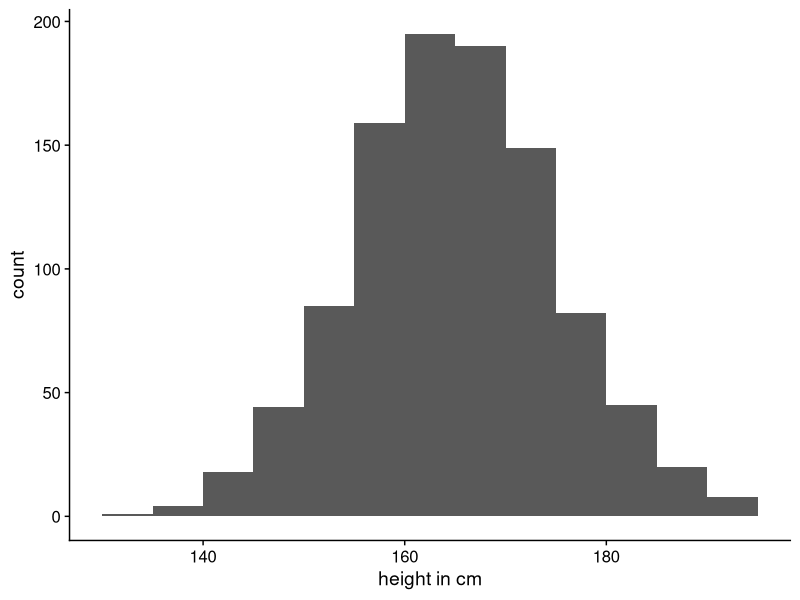
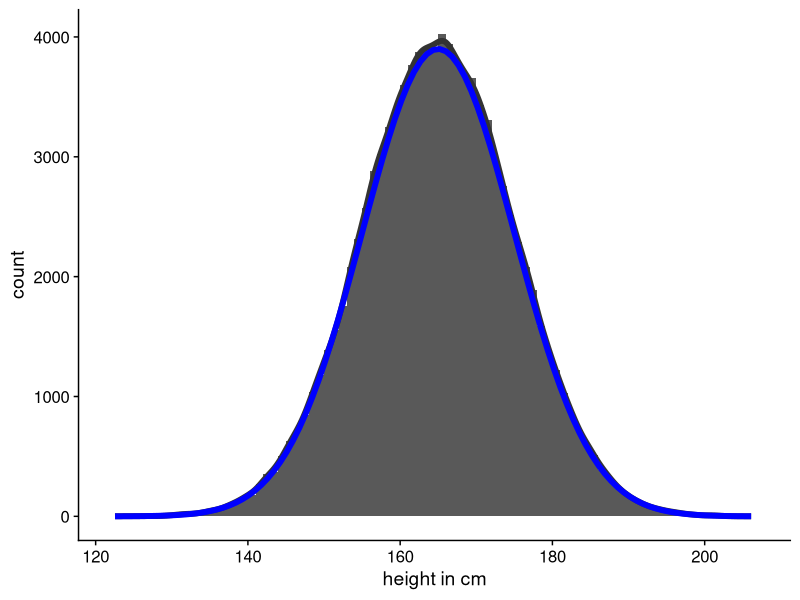
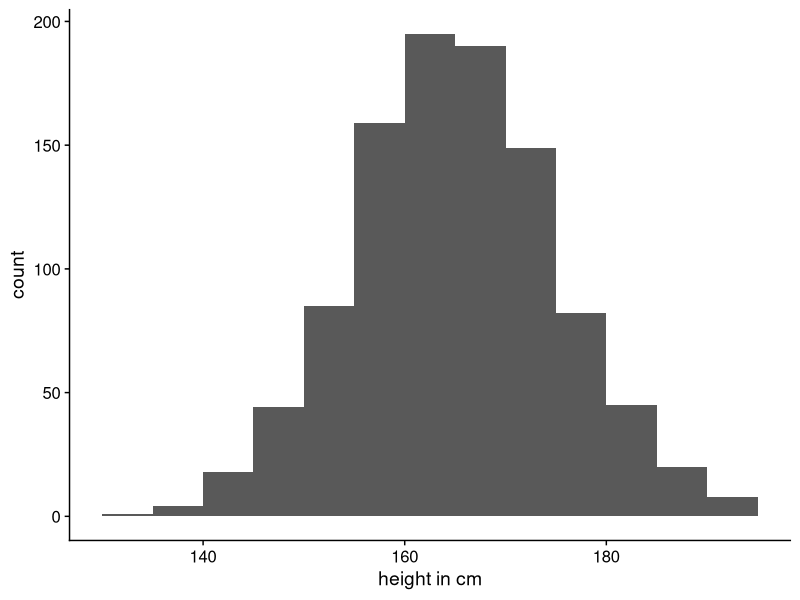
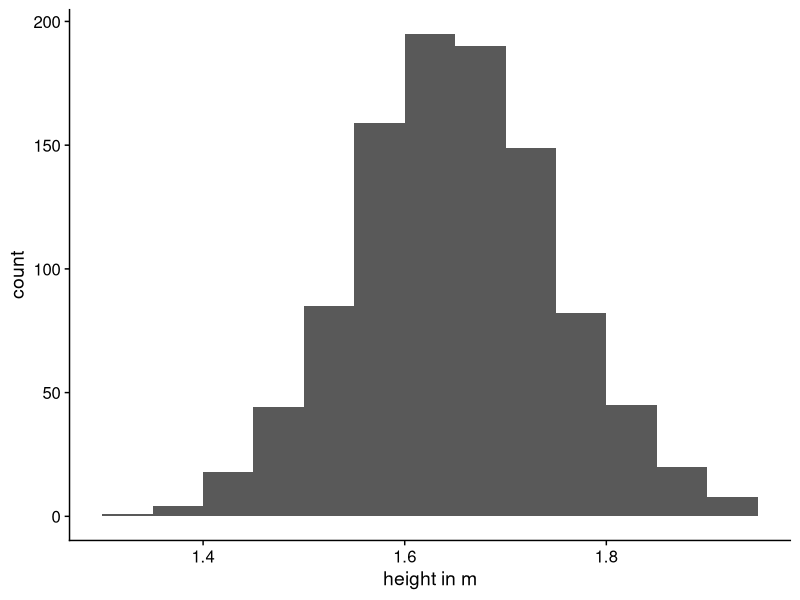
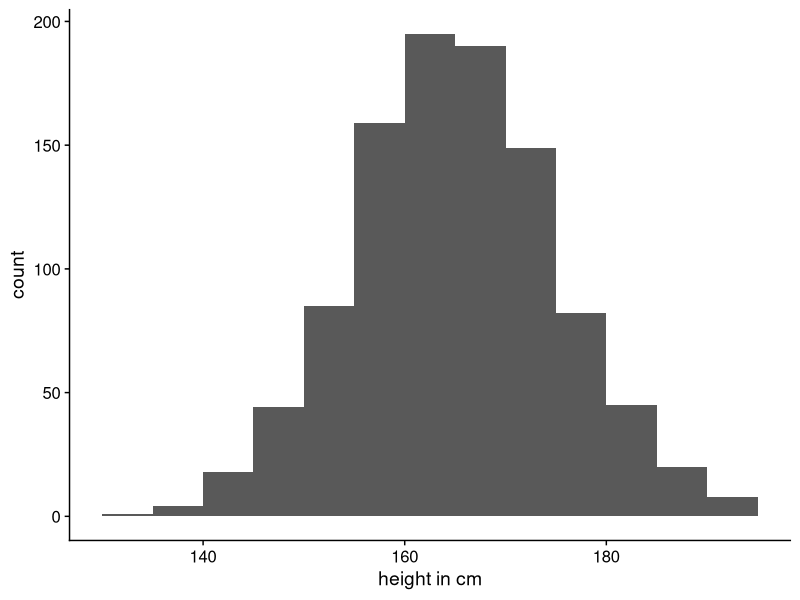
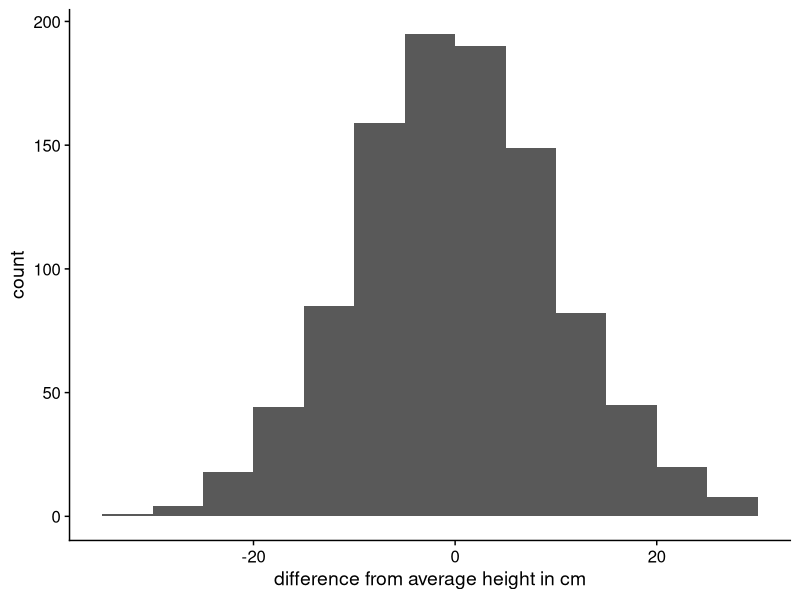
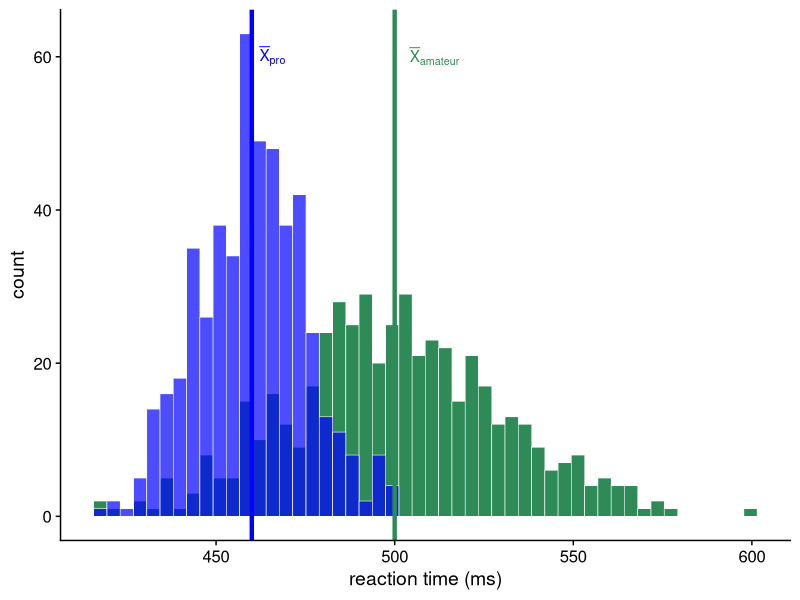

The R script that drew these images, in order:
## ---- chunk 1
#| echo: false
#| message: false
require(ggplot2)
require(cowplot)
set.seed(124)
df <- tibble::tibble(x = rnorm(n = 1000, mean = 0, sd = 1) |>
scale() |> as.numeric())
df_og <- df
df$x <- df$x * 10
df$x <- df$x + 165
df_m <- df$x |> mean()
df_s <- df$x |> sd()
range <- glue::glue("{round(df_m - df_s  * 1)}--{round(df_m + df_s * 1)}")
p <- ggplot(df, aes(x = x)) +
  geom_histogram(binwidth = 5, boundary = 130) +
  labs(x = "height in cm") +
  theme_cowplot() +
  NULL
## ---- chunk 2
#| echo: false
#| label: fig-height-histogram
#| fig.cap: |
#|    Distribution of heights in a sample of 1000 women. Not real
#|    data.
p
## ---- chunk 3
#| echo: false
#| label: fig-height-histogram2
#| fig.cap: |
#|    Distribution of heights in a sample of 100,000 women (Not real
#|    data) and the corresponding normal distribution
df <- tibble::tibble(x = rnorm(n = 100000, mean = 0, sd = 1) |>
scale() |> as.numeric())
df$x <- df$x * 10
df$x <- df$x + 165
df_m <- df$x |> mean()
df_s <- df$x |> sd()
ideal <- \(x) (dnorm(x, df_m, df_s) / dnorm(df_m, df_m, df_s)) * ((195 / 5) * 100)
ggplot(df, aes(x)) +
  geom_histogram(binwidth = 1, boundary = 130) +
  geom_density(col = "grey20", size = 2, aes(y = ..count.. )) +
  geom_function(fun = ideal, col = "blue", size = 2) +
  labs(y = "count", x = "height in cm") +
  theme_cowplot()
## ---- chunk 4
#| echo: false
#| label: fig-height-histogram-new
#| fig-cap: |
#|    Distribution of heights in a sample of 1000 women. Not real
#|    data.
#| fig-subcap:
#|    - "Measured in centimetres"
#|    - "Measured in metres"
#| layout-ncol: 2
# require(ggplot2)
# require(plotshow)
require(cowplot)
set.seed(124)
df <- tibble::tibble(x = rnorm(n = 1000, mean = 0, sd = 1) |>
scale() |> as.numeric())
df$x <- df$x * 10
df$x <- df$x + 165
df_m <- df$x |> mean()
df_s1 <- df$x |> sd()
range <- glue::glue("{round(df_m - df_s  * 1)}--{round(df_m + df_s * 1)}")
ggplot(df, aes(x = x)) +
  geom_histogram(binwidth = 5, boundary = 130) +
  labs(x = "height in cm") +
  theme_cowplot() +
  NULL


set.seed(124)
df <- tibble::tibble(x = rnorm(n = 1000, mean = 0, sd = 1) |>
scale() |> as.numeric())
df$x <- df$x * (10 / 100)
df$x <- df$x + (165 / 100)
df_m <- df$x |> mean()
df_s2 <- df$x |> sd()
range <- glue::glue("{round(df_m - df_s  * 1)}--{round(df_m + df_s * 1)}")
ggplot(df, aes(x = x)) +
  geom_histogram(binwidth = 5 / 100, boundary = 130 / 100) +
  labs(x = "height in m") +
  theme_cowplot() +
  NULL
## ---- chunk 5
#| echo: false
#| label: fig-height-histogram-new-location
#| fig-cap: |
#|    Distribution of heights in a sample of 1000 women. Not real
#|    data.
#| fig-subcap:
#|    - "Measured in centimetres"
#|    - "Measured in difference from the average height"
#| layout-ncol: 2
# require(ggplot2)
# require(plotshow)
require(cowplot)
set.seed(124)
df <- tibble::tibble(x = rnorm(n = 1000, mean = 0, sd = 1) |>
scale() |> as.numeric())
df$x <- df$x * 10
df$x <- df$x + 165 
df_m <- df$x |> mean()
df_s1 <- df$x |> sd()
range <- glue::glue("{round(df_m - df_s  * 1)}--{round(df_m + df_s * 1)}")
ggplot(df, aes(x = x)) +
  geom_histogram(binwidth = 5, boundary = 130) +
  labs(x = "height in cm") +
  theme_cowplot() +
  NULL


set.seed(124)
df <- tibble::tibble(x = rnorm(n = 1000, mean = 0, sd = 1) |>
scale() |> as.numeric())
df$x <- df$x * (10 )
df$x <- df$x + (165 - 165)
df_m <- df$x |> mean()
df_s2 <- df$x |> sd()
range <- glue::glue("{round(df_m - df_s  * 1)}--{round(df_m + df_s * 1)}")
ggplot(df, aes(x = x)) +
  geom_histogram(binwidth = 5,  boundary = 130 - 165) +
  labs(x = "difference from average height in cm") +
  theme_cowplot() +
  NULL
## ---- chunk 6
set.seed(555)
d <- rnorm(10, 5, 2) |> round()


## ---- chunk 7
#| label: tbl-z
#| tbl-cap: z transformed data
tibble::tibble(r = d) |>
  dplyr::mutate(centred = d - mean(d)) |>
  dplyr::mutate(scaled = centred / sd(d)) |>
  magrittr::set_colnames(
c("Raw values",
"Centred",
"Scaled")) |>
knitr::kable(digits = 2)
## ---- chunk 8
sport_data <- tibble::tribble(
  ~group, ~mean, ~sd,
  "amateur", 500, 30,
  "sport", 460, 15
)


ama_mean <- sport_data |>
  dplyr::filter(group == "amateur") |>
  dplyr::pull(mean)
spo_mean <- sport_data |>
  dplyr::filter(group == "sport") |>
  dplyr::pull(mean)

N <- 500

set.seed(123)
sport_tib <- purrr::pmap_df(sport_data, function(group, mean, sd) {
  d <- rnorm(N, mean, sd) |> scale() |> as.numeric()
  tibble::tibble(group = group, x = mean + (d * sd))
})
## ---- chunk 9
#| echo: false
#| warning: false
#| label: fig-sport-histogram
#| fig.align: center
#| fig.cap: |
#|    Distribution of reaction times in a sample of amateur (green) and
#|    500 professional (blue) sportspeople. Group means are indicated
#|    with the vertical lines.
require(ggplot2)

ggplot2::ggplot(sport_tib, aes(x = x, 
  fill = group,
  group = group,
  alpha = group,
  color = group,
  size = group)) +
  geom_histogram(bins = 50, boundary = 100, position = "identity") +
  scale_alpha_manual(values = c(1, 0.7), guide = "none") +
  scale_fill_manual(values = c("seagreen", "blue"), guide = "none") +
  scale_color_manual(values = c("white", "white"), guide = "none") +
  scale_size_manual(values = c(.2, .2), guide = "none") +
  geom_vline(xintercept = ama_mean, color = "seagreen", size = 1.5) +
  geom_vline(xintercept = spo_mean, color = "blue", size = 1.5) +
  ggplot2::annotate(geom = "text", x = ama_mean, y = 60,
  label = expression(bar('X')[amateur]), hjust = -0.3, color = "seagreen") +
  ggplot2::annotate(geom = "text", x = spo_mean, y = 60,
  label = expression(bar('X')[pro]), hjust = -0.3, color = "blue") +
  theme_cowplot() +
  labs(x = "reaction time (ms)", y = "count") +
  NULL

